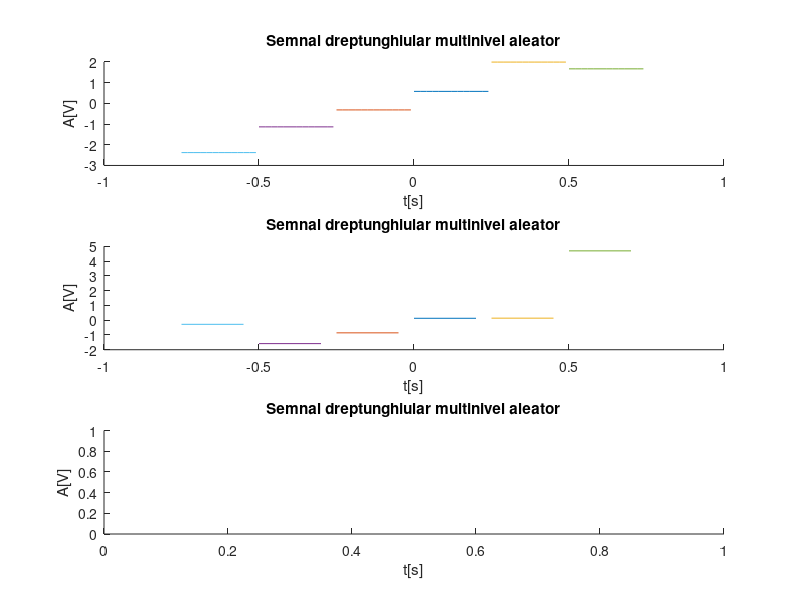

Reproduce this figure in MATLAB.
%c) {-5,-3,-1,1,3,5}
%pentru rezolutie temporara de 2 ms
hold on; % functie carea asigura reprezentarea  semnalelor  pe aceeasi figura
A1=rand(1);
A2=rand(1);
A3=rand(1);
A4=rand(1);
A5=rand(1);
A6=rand(1);
t=0:0.002:0.25;
x1=A1*square(2*pi*4*t,100);% factorul de umplere 100 pentru a pastra un nivel constant
x2=-A2*square(2*pi*4*t,100);
x3=3*A3*square(2*pi*4*t,100);
x4=-3*A4*square(2*pi*4*t,100);
x5=5*A5*square(2*pi*4*t,100);
x6=-5*A6*square(2*pi*4*t,100);
plot(t,x1);
plot(t-0.25,x2);%am deplasat al doilea semnal pentru a-l pozitiona la stanga primului
plot(t+0.25,x3);
plot(t-0.5,x4);
plot(t+0.5,x5);
plot(t-0.75,x6);
subplot(3,1,1)
xlabel('t[s]')
ylabel('A[V]')
title('Semnal dreptunghiular multinivel aleator')


hold on; % functie carea asigura reprezentarea  semnalelor  pe aceeasi figura
A1=rand(1);
A2=rand(1);
A3=rand(1);
A4=rand(1);
A5=rand(1);
A6=rand(1);
t=0:0.02:0.25;
x1=A1*square(2*pi*4*t,100);% factorul de umplere 100 pentru a pastra un nivel constant
x2=-A2*square(2*pi*4*t,100);
x3=3*A3*square(2*pi*4*t,100);
x4=-3*A4*square(2*pi*4*t,100);
x5=5*A5*square(2*pi*4*t,100);
x6=-5*A6*square(2*pi*4*t,100);
plot(t,x1);
plot(t-0.25,x2);%am deplasat al doilea semnal pentru a-l pozitiona la stanga primului
plot(t+0.25,x3);
plot(t-0.5,x4);
plot(t+0.5,x5);
plot(t-0.75,x6);
subplot(3,1,2)
xlabel('t[s]')
ylabel('A[V]')
title('Semnal dreptunghiular multinivel aleator')  


%pentru rezolutie temporara de 200 ms
hold on; % functie carea asigura reprezentarea  semnalelor  pe aceeasi figura
A1=rand(1);
A2=rand(1);
A3=rand(1);
A4=rand(1);
A5=rand(1);
A6=rand(1);
t=0:0.2:0.25;
x1=A1*square(2*pi*4*t,100);% factorul de umplere 100 pentru a pastra un nivel constant
x2=-A2*square(2*pi*4*t,100);
x3=3*A3*square(2*pi*4*t,100);
x4=-3*A4*square(2*pi*4*t,100);
x5=5*A5*square(2*pi*4*t,100);
x6=-5*A6*square(2*pi*4*t,100);
plot(t,x1);
plot(t-0.25,x2);%am deplasat al doilea semnal pentru a-l pozitiona la stanga primului
plot(t+0.25,x3);
plot(t-0.5,x4);
plot(t+0.5,x5);
plot(t-0.75,x6);
subplot(3,1,3)
xlabel('t[s]')
ylabel('A[V]')
title('Semnal dreptunghiular multinivel aleator')